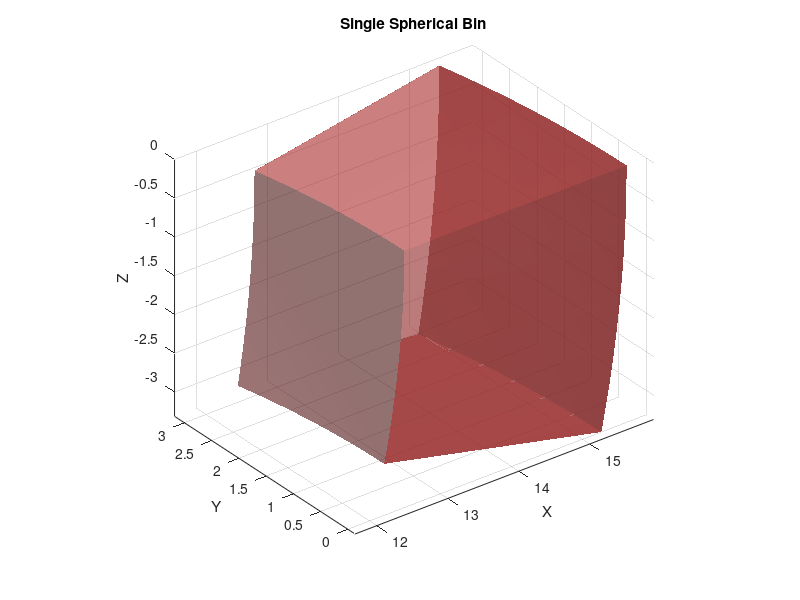

Write the MATLAB code that produced this figure.
%clc; clear; close all;

%% --- Bin limits (degrees) ---
theta_min = 22.5;
theta_max = 33.75;

theta_min = 90;
theta_max = 102.25;

phi_min = 0;
phi_max = 11.25;

Eres = 0.22;
E0 = 100;
E1 = E0*(1-Eres);
E2 = E0*(1+Eres);

r_min = sqrt(2*E1);     % inner radius (energy min)
r_max = sqrt(2*E2);     % outer radius (energy max)

% Convert to radians
theta_min = deg2rad(theta_min);
theta_max = deg2rad(theta_max);
phi_min   = deg2rad(phi_min);
phi_max   = deg2rad(phi_max);

%% Resolution (smoothness of surfaces)
n_theta = 40;
n_phi   = 40;
n_r     = 2;

theta = linspace(theta_min, theta_max, n_theta);
phi   = linspace(phi_min, phi_max, n_phi);
r     = linspace(r_min, r_max, n_r);

[TH, PH] = meshgrid(theta, phi);

figure; hold on;

%% ---- Outer spherical surface (r_max) ----
R = r_max;
X = R .* sin(TH) .* cos(PH);
Y = R .* sin(TH) .* sin(PH);
Z = R .* cos(TH);

surf(X,Y,Z,'FaceAlpha',0.6,'EdgeColor','none','FaceColor',[0.8 0.2 0.2]);

%% ---- Inner spherical surface (r_min) ----
R = r_min;
X = R .* sin(TH) .* cos(PH);
Y = R .* sin(TH) .* sin(PH);
Z = R .* cos(TH);

surf(X,Y,Z,'FaceAlpha',0.6,'EdgeColor','none','FaceColor',[0.8 0.2 0.2]);

%% ---- Theta boundary surfaces ----
[RR, PHI] = meshgrid(r, phi);

% theta_min surface
THETA = theta_min * ones(size(RR));
X = RR .* sin(THETA) .* cos(PHI);
Y = RR .* sin(THETA) .* sin(PHI);
Z = RR .* cos(THETA);
surf(X,Y,Z,'FaceAlpha',0.6,'EdgeColor','none','FaceColor',[0.8 0.2 0.2]);

% theta_max surface
THETA = theta_max * ones(size(RR));
X = RR .* sin(THETA) .* cos(PHI);
Y = RR .* sin(THETA) .* sin(PHI);
Z = RR .* cos(THETA);
surf(X,Y,Z,'FaceAlpha',0.6,'EdgeColor','none','FaceColor',[0.8 0.2 0.2]);

%% ---- Phi boundary surfaces ----
[RR, THETA] = meshgrid(r, theta);

% phi_min surface
PHI = phi_min * ones(size(RR));
X = RR .* sin(THETA) .* cos(PHI);
Y = RR .* sin(THETA) .* sin(PHI);
Z = RR .* cos(THETA);
surf(X,Y,Z,'FaceAlpha',0.6,'EdgeColor','none','FaceColor',[0.8 0.2 0.2]);

% phi_max surface
PHI = phi_max * ones(size(RR));
X = RR .* sin(THETA) .* cos(PHI);
Y = RR .* sin(THETA) .* sin(PHI);
Z = RR .* cos(THETA);
surf(X,Y,Z,'FaceAlpha',0.6,'EdgeColor','none','FaceColor',[0.8 0.2 0.2]);

%% ---- Plot formatting ----
axis equal
xlabel('X'); ylabel('Y'); zlabel('Z');
view(3)
camlight; lighting gouraud
grid on
title('Single Spherical Bin')
